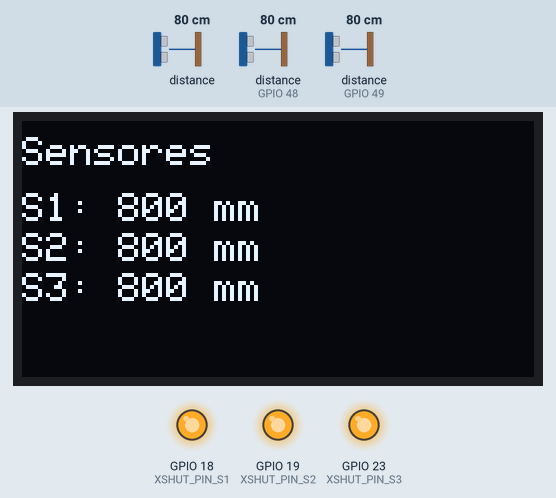
Simulated run of this sketch. Board: ESP32. Shown: 128×64 one-colour display, output pins drawn as LEDs (lit = HIGH). The inputs (shaded band) are chosen by the test bench; at power-on: distance to the obstacle 80 cm, distance to the obstacle (sensors on GPIO 48, GPIO 49) 80 cm. What the sketch prints to the serial monitor is not drawn.

Above: at 1.3 s.
1.4 s: distance to the obstacle (sensor 0) set to 250 cm
At 2.6 s:
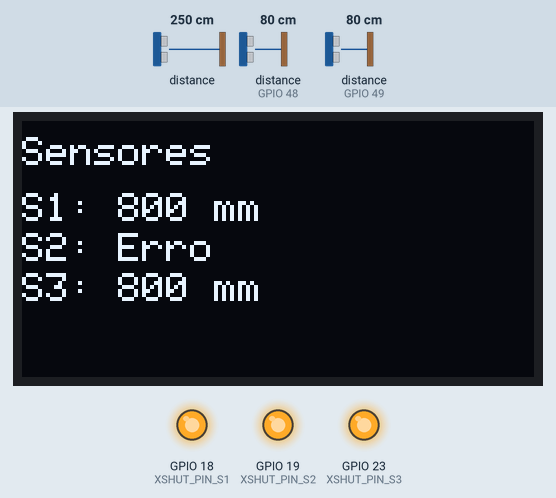
3.0 s: distance to the obstacle (sensor 0) set to 2 cm
At 3.5 s:
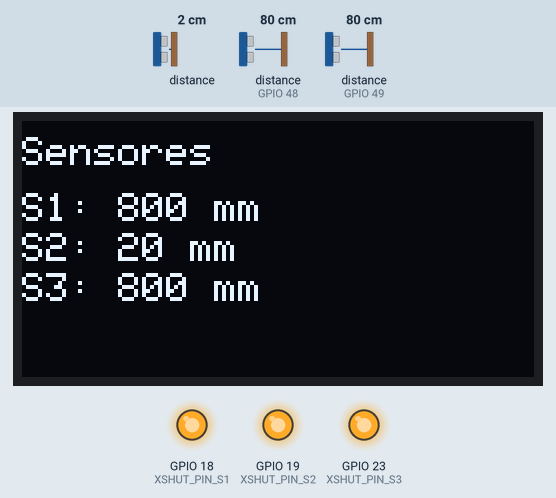
4.7 s: distance to the obstacle (sensor on GPIO 48) set to 250 cm
At 5.7 s:
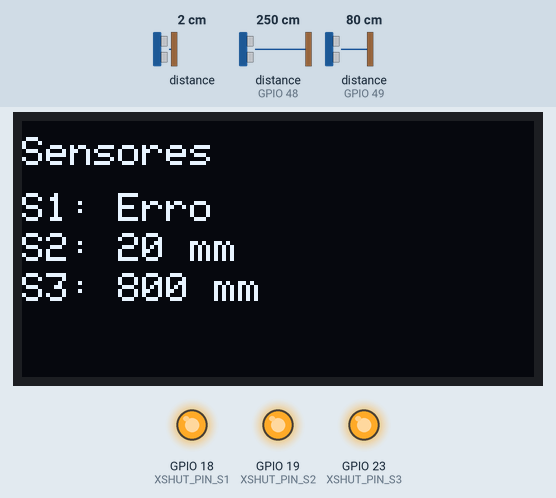
6.3 s: distance to the obstacle (sensor on GPIO 49) set to 250 cm
At 7.6 s:
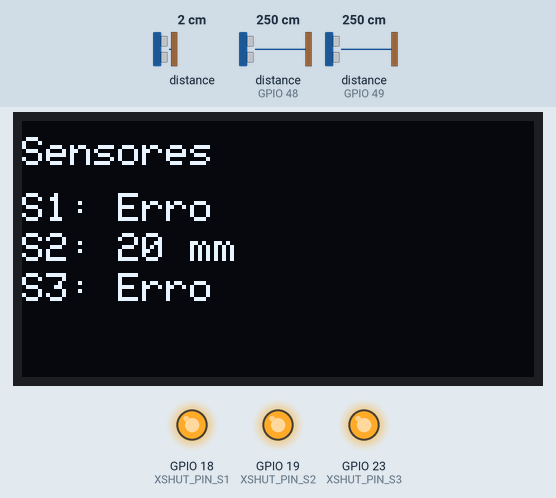
7.9 s: distance to the obstacle (sensor 0) set to 299 cm
At 8.8 s:
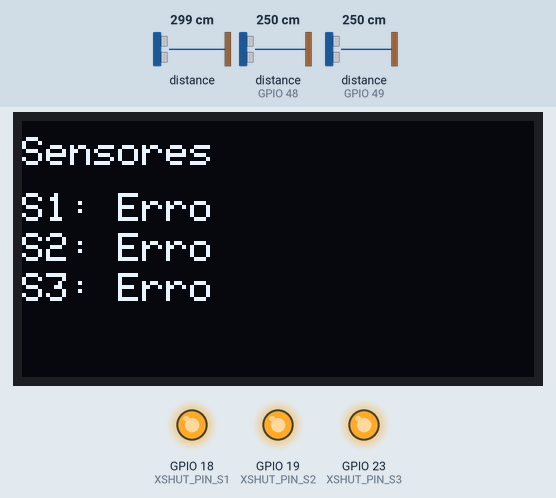
9.5 s: distance to the obstacle (sensor on GPIO 48) set to 2 cm
At 11.0 s:
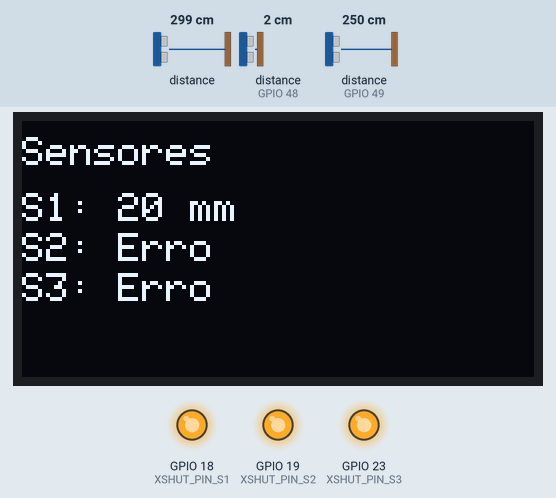
Timing chart, 0 to 12.2 s (numbered marks = the images above; inputs shaded):
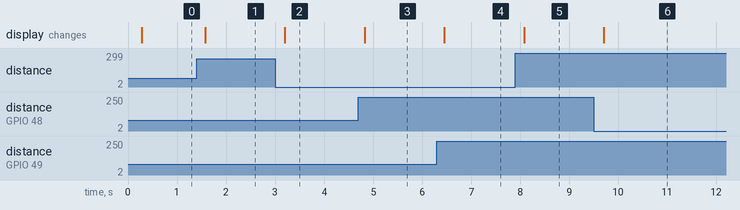

The sketch:

ESP32_3VL53L0X_SSD1306.ino
```cpp
#include <Wire.h>
#include "Adafruit_VL53L0X.h"
#include <Adafruit_GFX.h>      // Biblioteca principal para gráficos
#include <Adafruit_SSD1306.h>   // Biblioteca para o display SSD1306

// Pinos XSHUT para controlar cada sensor VL53L0X
//#define XSHUT_PIN_S1 14 // GPIO14 para o Sensor 1
//#define XSHUT_PIN_S2 16 // GPIO16 (RX2) para o Sensor 2
//#define XSHUT_PIN_S3 13 // GPIO13 para o Sensor 3
#define XSHUT_PIN_S1 18 // GPIO14 para o Sensor 1
#define XSHUT_PIN_S2 19 // GPIO16 (RX2) para o Sensor 2
#define XSHUT_PIN_S3 23 // GPIO13 para o Sensor 3

// Endereços I2C que usaremos
#define SENSOR1_ADDR 0x30 // Novo endereço para o Sensor 1
#define SENSOR3_ADDR 0x31 // Novo endereço para o Sensor 3
#define SENSOR2_ADDR 0x29 // O Sensor 2 usará o endereço padrão

// Objetos para cada sensor
Adafruit_VL53L0X lox1 = Adafruit_VL53L0X();
Adafruit_VL53L0X lox2 = Adafruit_VL53L0X();
Adafruit_VL53L0X lox3 = Adafruit_VL53L0X();

// Variáveis para armazenar as leituras de cada sensor
VL53L0X_RangingMeasurementData_t measure1;
VL53L0X_RangingMeasurementData_t measure2;
VL53L0X_RangingMeasurementData_t measure3;

// Configurações do Display OLED SSD1306
#define SCREEN_WIDTH 128 // Largura do OLED em pixels
#define SCREEN_HEIGHT 64 // Altura do OLED em pixels
#define OLED_RESET    -1 // Pino de Reset do OLED (-1 se estiver compartilhando o reset do ESP32)
#define SCREEN_ADDRESS 0x3C // Endereço I2C do SSD1306 (verifique o seu, 0x3C é comum para 128x64)

Adafruit_SSD1306 display(SCREEN_WIDTH, SCREEN_HEIGHT, &Wire, OLED_RESET);
bool displayInitialized = false; // Flag para verificar se o display foi inicializado

void setup() {
  Serial.begin(115200);
  Serial.println(F("Teste com tres sensores VL53L0X no ESP32 e Display OLED"));

  // Inicializa o display OLED
  Serial.println(F("Inicializando display OLED..."));
  if(!display.begin(SSD1306_SWITCHCAPVCC, SCREEN_ADDRESS)) {
    Serial.println(F("Falha ao iniciar SSD1306. Verifique as conexões e o endereço."));
    // displayInitialized permanecerá false
  } else {
    Serial.println(F("Display OLED inicializado."));
    displayInitialized = true;
    display.clearDisplay(); // Limpa qualquer conteúdo residual
    display.display();      // Aplica a limpeza
    // Não vamos mais colocar um título fixo aqui, o loop cuidará disso.
  }

  // Configura os pinos XSHUT
  pinMode(XSHUT_PIN_S1, OUTPUT);
  digitalWrite(XSHUT_PIN_S1, LOW);
  pinMode(XSHUT_PIN_S2, OUTPUT);
  digitalWrite(XSHUT_PIN_S2, LOW);
  pinMode(XSHUT_PIN_S3, OUTPUT);
  digitalWrite(XSHUT_PIN_S3, LOW);
  delay(50);

  Wire.begin(21, 22); // GPIO21 para SDA, GPIO22 para SCL

  // --- Configurar Sensor 1 ---
  Serial.println(F("Configurando Sensor 1..."));
  digitalWrite(XSHUT_PIN_S1, HIGH);
  delay(10);
  if (!lox1.begin()) {
    Serial.println(F("Falha ao iniciar Sensor 1."));
    if (displayInitialized) {display.clearDisplay(); display.setTextSize(1); display.setTextColor(SSD1306_WHITE); display.setCursor(0,0); display.print("Erro S1 Init"); display.display();}
    while (1);
  }
  Serial.println(F("Sensor 1 iniciado. Mudando endereço..."));
  if (!lox1.setAddress(SENSOR1_ADDR)) {
    Serial.print(F("Falha ao definir endereço S1 (0x")); Serial.print(SENSOR1_ADDR, HEX); Serial.println(F(")"));
    if (displayInitialized) {display.clearDisplay(); display.setTextSize(1); display.setTextColor(SSD1306_WHITE); display.setCursor(0,0); display.print("Erro S1 Addr"); display.display();}
    while(1);
  }
  Serial.print(F("Sensor 1 OK no endereço 0x")); Serial.println(SENSOR1_ADDR, HEX);

  // --- Configurar Sensor 3 ---
  Serial.println(F("Configurando Sensor 3..."));
  digitalWrite(XSHUT_PIN_S3, HIGH);
  delay(10);
  if (!lox3.begin()) {
    Serial.println(F("Falha ao iniciar Sensor 3."));
    if (displayInitialized) {display.clearDisplay(); display.setTextSize(1); display.setTextColor(SSD1306_WHITE); display.setCursor(0,0); display.print("Erro S3 Init"); display.display();}
    while (1);
  }
  Serial.println(F("Sensor 3 iniciado. Mudando endereço..."));
  if (!lox3.setAddress(SENSOR3_ADDR)) {
    Serial.print(F("Falha ao definir endereço S3 (0x")); Serial.print(SENSOR3_ADDR, HEX); Serial.println(F(")"));
    if (displayInitialized) {display.clearDisplay(); display.setTextSize(1); display.setTextColor(SSD1306_WHITE); display.setCursor(0,0); display.print("Erro S3 Addr"); display.display();}
    while(1);
  }
  Serial.print(F("Sensor 3 OK no endereço 0x")); Serial.println(SENSOR3_ADDR, HEX);

  // --- Configurar Sensor 2 ---
  Serial.println(F("Configurando Sensor 2..."));
  digitalWrite(XSHUT_PIN_S2, HIGH);
  delay(10);
  if (!lox2.begin()) {
    Serial.println(F("Falha ao iniciar Sensor 2."));
    if (displayInitialized) {display.clearDisplay(); display.setTextSize(1); display.setTextColor(SSD1306_WHITE); display.setCursor(0,0); display.print("Erro S2 Init"); display.display();}
    while (1);
  }
  Serial.print(F("Sensor 2 OK no endereço 0x")); Serial.println(SENSOR2_ADDR, HEX);

  Serial.println(F("Todos os sensores configurados. Iniciando leituras..."));
  Serial.println("------------------------------------------------------------");
}

void loop() {
  int distancia1_mm = 9999;
  int distancia2_mm = 9999;
  int distancia3_mm = 9999;

  lox1.rangingTest(&measure1, false);
  if (measure1.RangeStatus != 4) {
    distancia1_mm = measure1.RangeMilliMeter;
  }

  lox2.rangingTest(&measure2, false);
  if (measure2.RangeStatus != 4) {
    distancia2_mm = measure2.RangeMilliMeter;
  }

  lox3.rangingTest(&measure3, false);
  if (measure3.RangeStatus != 4) {
    distancia3_mm = measure3.RangeMilliMeter;
  }

  // --- Imprime as distâncias no Monitor Serial (opcional, para debug) ---
  Serial.print(F("S1: "));
  if (distancia1_mm == 9999) { Serial.print(F("Erro")); } else { Serial.print(distancia1_mm); Serial.print(F("mm")); }
  Serial.print(F(" | S2: "));
  if (distancia2_mm == 9999) { Serial.print(F("Erro")); } else { Serial.print(distancia2_mm); Serial.print(F("mm")); }
  Serial.print(F(" | S3: "));
  if (distancia3_mm == 9999) { Serial.println(F("Erro")); } else { Serial.print(distancia3_mm); Serial.println(F("mm")); }

  // --- Atualiza o Display OLED ---
  if (displayInitialized){
    display.clearDisplay();
    display.setTextSize(1);
    display.setTextColor(SSD1306_WHITE); // Pixels acenderão na sua cor nativa

    // Escreve "Sensores" na parte amarela (topo)
    // Texto com tamanho 1 tem 8 pixels de altura.
    // Se a parte amarela tem 16 pixels de altura (y=0 a y=15), y=4 é uma boa posição vertical.
    display.setCursor(0, 4);
    display.println(F("Sensores"));
    // Opcional: uma linha divisória abaixo do título, ainda na parte amarela
    // display.drawLine(0, 15, SCREEN_WIDTH - 1, 15, SSD1306_WHITE);


    char buffer[20]; // Buffer para formatar a string

    // Leituras dos Sensores na parte azul
    // Assumindo que a parte azul começa em y=16 ou um pouco depois.
    // Vamos dar um espaço do título e da linha divisória (se usada).

    // Sensor 1
    display.setCursor(0, 18); // Início da parte azul
    display.print(F("S1: "));
    if (distancia1_mm == 9999) {
        display.println(F("Erro"));
    } else {
        sprintf(buffer, "%d mm", distancia1_mm);
        display.println(buffer);
    }

    // Sensor 2
    display.setCursor(0, 28); // Próxima linha para S2 (18 + 10)
    display.print(F("S2: "));
    if (distancia2_mm == 9999) {
        display.println(F("Erro"));
    } else {
        sprintf(buffer, "%d mm", distancia2_mm);
        display.println(buffer);
    }

    // Sensor 3
    display.setCursor(0, 38); // Próxima linha para S3 (28 + 10)
    display.print(F("S3: "));
    if (distancia3_mm == 9999) {
        display.println(F("Erro"));
    } else {
        sprintf(buffer, "%d mm", distancia3_mm);
        display.println(buffer);
    }

    display.display(); // Mostra o buffer no display
  }

  delay(200);
}
```

Measured:
- after the input at 1.4 s, the display: changes after 0.18 s (image 1)
- after the input at 3.0 s, the display: changes after 0.20 s (image 2)
- after the input at 4.7 s, the display: changes after 0.13 s (image 3)
- after the input at 6.3 s, the display: changes after 0.15 s (image 4)
- after the input at 7.9 s, the display: changes after 0.18 s (image 5)
- after the input at 9.5 s, the display: changes after 0.20 s (image 6)
